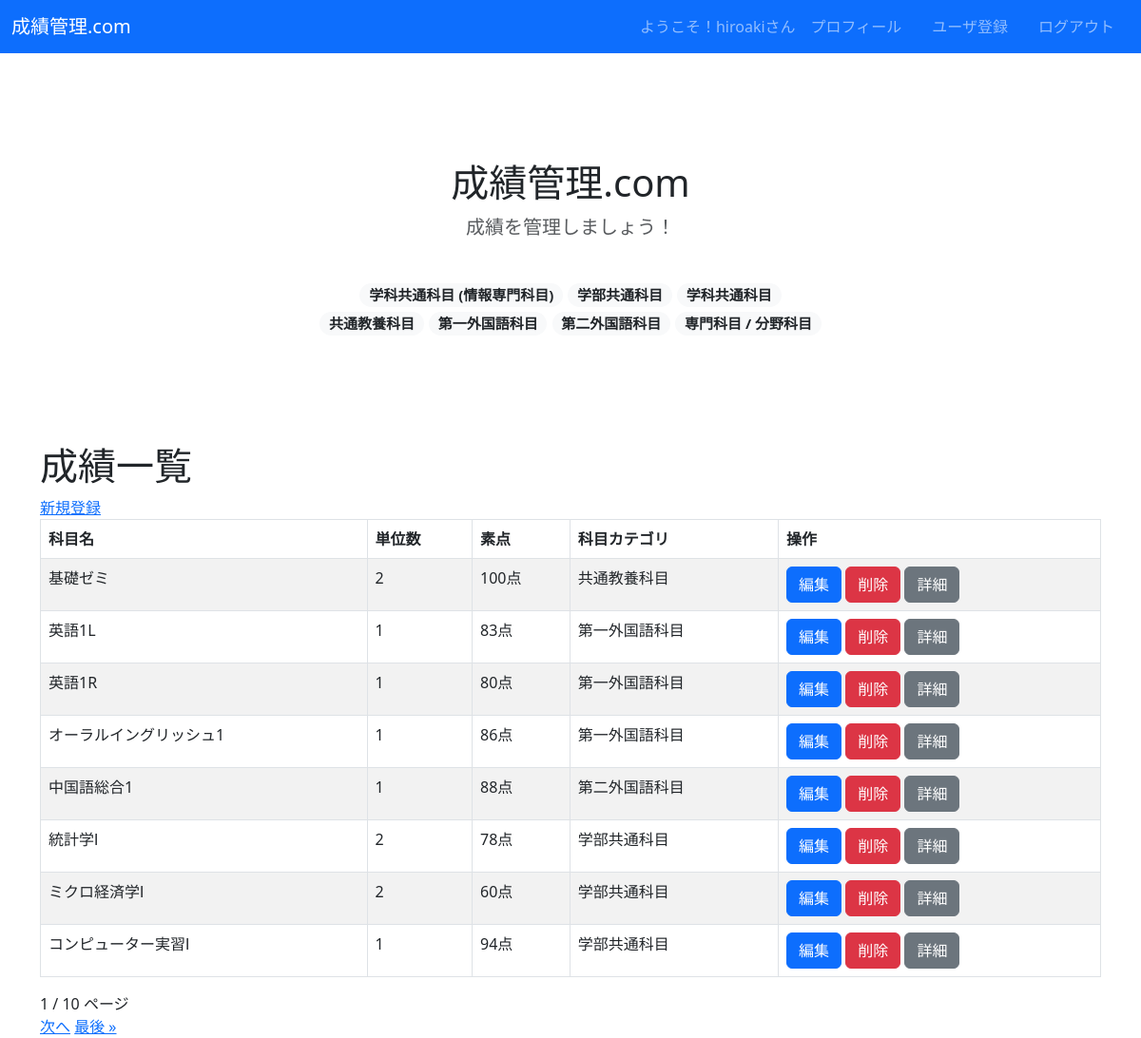
Screenshot of /crud/ (signed in) with the database file from the repository.
### crud/models.py (models this page shows, shortened)
class Category(models.Model):
  name = models.CharField(max_length=200)
  def __str__(self):
    return self.name

class Subject(models.Model):
  name = models.CharField(max_length=100)
  credit = models.FloatField(null=True, blank=False)
  score = models.PositiveIntegerField()
  category = models.ForeignKey(Category, on_delete=models.DO_NOTHING)

### crud/views.py (the view)
# urls.py: path('crud/', views.SubjectListView.as_view(), name="list"),
class SubjectListView(LoginRequiredMixin, ListView):
  model = Subject
  paginate_by = 8
  def get_context_data(self, *args, **kwargs):
    context = super().get_context_data(*args, **kwargs)
    context["categories"] = Category.objects.all()
    return context

### crud/templates/crud/subject_list.html (shortened to what this page needs)
{% extends "base.html" %}
{% block header %}
<section class="py-5 text-center container">
  <div class="row py-lg-5">
    <div class="col-lg-6 col-md-8 mx-auto">
      <h1 class="fw-light">成績管理.com</h1>
      <p class="lead text-muted">成績を管理しましょう！</p>
      <p class="pt-4 fs-5">
        {% for category in categories %}
        <span class="badge rounded-pill bg-light">
          <a class="text-dark" style="text-decoration: none;" href="{% url 'category-subject-list' category.name %}">{{category}}</a>
        </span>
        {% endfor %}
      </p>
    </div>
  </div>
</section>
{% endblock header %}
{% block content %}
    <h1>成績一覧</h1>
    <a href="{% url 'new' %}">新規登録</a>
    <table class="table table-striped table-hover table-bordered">
      <thead>
        <tr>
          <th>科目名</th>
          <th>単位数</th>
          <th>素点</th>
          <th>科目カテゴリ</th>
          <th>操作</th>
        </tr>
      </thead>
      {% for subject in object_list %}
      <tr>
        <td>{{ subject.name }}</td>
        <td>{{ subject.credit }}</td>
        <td>{{ subject.score }}点</td>
        <td>{{ subject.category }}</td>
        <td>
          <button class="btn btn-primary" onclick="location.href='{% url 'edit' pk=subject.pk %}'">編集</button>
          <button class="btn btn-danger" onclick="location.href='{% url 'delete' pk=subject.pk %}'">削除</button>
          <button class="btn btn-secondary" onclick="location.href='{% url 'detail' pk=subject.pk %}'">詳細</button>
        </td>
      </tr>
      {% endfor %}
    </table>
    {{ page_obj.number }} / {{ page_obj.paginator.num_pages }} ページ<br>
    {% if page_obj.has_next %}
    <a href="?page={{ page_obj.next_page_number }}">次へ</a>
    <a href="?page={{ page_obj.paginator.num_pages }}">最後 &raquo;</a>
    {% endif %}
  {% endblock %}

### crud/templates/base.html (shortened to what this page needs)
<!DOCTYPE html>
<html lang="ja">
<head>
    <link href="https://cdn.jsdelivr.net/npm/bootstrap@5.3.0-alpha3/dist/css/bootstrap.min.css" rel="stylesheet">
</head>
<body>
  <main>
  <nav class="navbar navbar-expand-lg navbar-dark bg-primary" style="margin-bottom: 1rem;">
    <div class="container-fluid">
      <a class="navbar-brand" href="{% url 'list' %}">成績管理.com</a>
      <div class="collapse navbar-collapse" id="navbarNav">
        <ul class="navbar-nav ms-auto">
          {% if request.user.is_authenticated %}
          <span class="navbar-text">
            ようこそ！{{ user.get_username }}さん
          </span>
          <li class="nav-item px-2">
            <a class="nav-link" href="{% url 'total' %}">プロフィール</a>
          </li>
          <li class="nav-item px-2">
            <a class="nav-link" href="{% url 'signup' %}">ユーザ登録</a>
          </li>
          <li class="nav-item px-2">
            <a class="nav-link" href="{% url 'logout' %}">ログアウト</a>
          </li>
          {% else %}
          <li class="nav-item">
            <a class="nav-link" href="{% url 'login' %}">ログイン</a>
          </li>
          {% endif %}
        </ul>
      </div>
    </div>
  </nav>
    {% block header %}
    {% endblock header %}
    <div class="container">
      {% block content %}{% endblock %}
    </div>
  </main>
</body>
</html>

### rows the page displays
Category: name "学科共通科目 (情報専門科目)"
Category: name "学部共通科目"
Category: name "学科共通科目"
Category: name "共通教養科目"
Category: name "第一外国語科目"
Category: name "第二外国語科目"
Category: name "専門科目 / 分野科目"
Subject: name "基礎ゼミ", credit "2", score "100", category "共通教養科目"
Subject: name "英語1L", credit "1", score "83", category "第一外国語科目"
Subject: name "英語1R", credit "1", score "80", category "第一外国語科目"
Subject: name "オーラルイングリッシュ1", credit "1", score "86", category "第一外国語科目"
Subject: name "中国語総合1", credit "1", score "88", category "第二外国語科目"
Subject: name "統計学Ⅰ", credit "2", score "78", category "学部共通科目"
Subject: name "ミクロ経済学Ⅰ", credit "2", score "60", category "学部共通科目"
Subject: name "コンピューター実習Ⅰ", credit "1", score "94", category "学部共通科目"

### other values shown
{{ user.get_username }} "hiroaki"
{{ page_obj.number }} "1"
{{ page_obj.paginator.num_pages }} "10"
